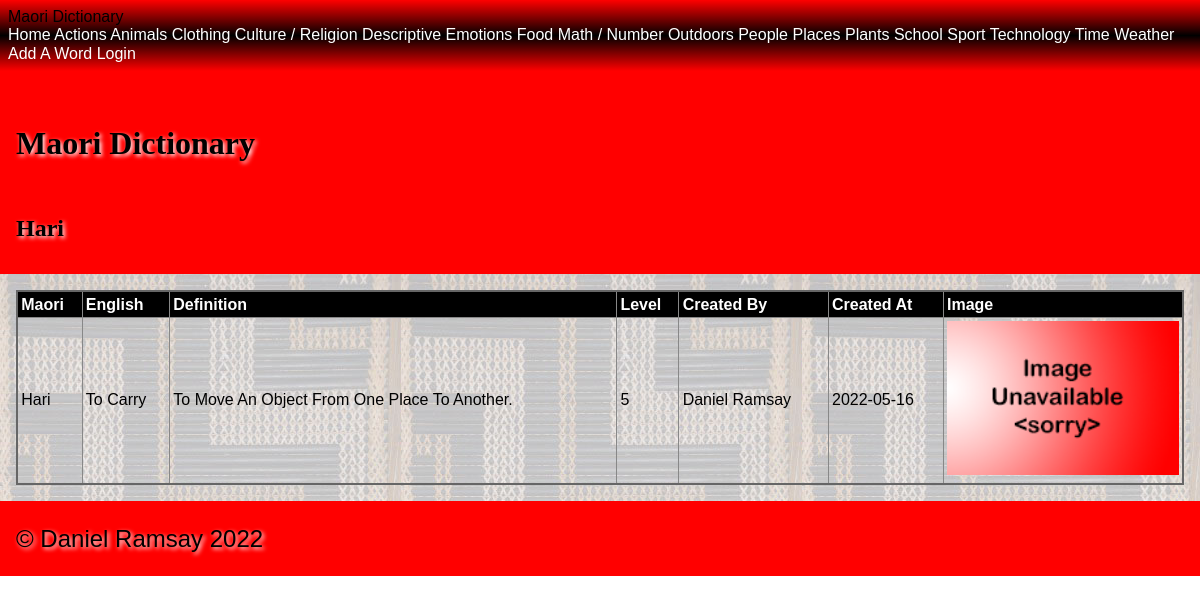
Page /category/actions/hari on the committed database.
### tables this page shows
CREATE TABLE "maori_words"
(
    id             integer      not null
        primary key autoincrement,
    english_name   varchar(60)  not null,
    created_by     integer      not null
        references people
            on update restrict on delete restrict,
    created_at     datetime     not null,
    maori_name     varchar(60)  not null,
    category       varchar(60)  not null,
    level          integer      not null,
    definition     varchar(200) not null,
    image_filename varchar(60)
);

CREATE TABLE "people"
(
    id         integer      not null
        primary key autoincrement,
    first_name varchar(60)  not null,
    last_name  varchar(60)  not null,
    type       varchar(30)  not null,
    email      varchar(120) not null,
    password   varchar(120) not null
);

### app.py (the view, shortened to what this page needs)
@app.route('/category/<category_name>/<maori_word>', methods=['GET', 'POST'])
def site_word(category_name, maori_word):
    category_name = category_name.replace("|", "/")
    query = "SELECT maori_name, english_name, definition, level, created_at, image_filename, maori_words.id, \
            people.first_name, people.last_name \
            FROM maori_words JOIN people ON maori_words.created_by = people.id \
            WHERE lower(maori_name) = ? and lower(category) = ?"
    con = create_connection(DATABASE)
    cur = con.cursor()
    cur.execute(query, (maori_word.lower(), category_name.lower()))
    maori_names = cur.fetchall()
    con.close()
    if request.method == 'POST' and request.form.get('submit') == "Delete Word":
        return redirect(f"/confirm_delete_word/{category_name.replace('/', '|')}/{maori_names[0][6]}")
    return render_template("word.html", logged_in=is_logged_in(), categories=get_categories(),
                           category_name=category_name, maori_names=maori_names, is_a_teacher=is_a_teacher(),
                           maori_word=maori_word)

### app.py (called while the page is built)
def create_connection(db_file):
    try:
        connection = sqlite3.connect(db_file)
        return connection
    except Error as e:
        print(e)
    return None

def is_logged_in():
    if session.get("email") is None:
        print("not logged in")
        return False
    else:
        print("logged in")
        return True

def is_a_teacher():
    if session.get("type") == 'teacher':
        print("is teacher")
        return True
    else:
        print("is not teacher")
        return False

def get_categories():
    query = 'SELECT distinct lower(category) FROM maori_words'
    con = create_connection(DATABASE)
    cur = con.cursor()
    cur.execute(query)
    category_list = cur.fetchall()
    con.close()
    return category_list

### templates/word.html (shortened to what this page needs)
{% extends 'base.html' %}
{% block pageheading %}
{{ maori_word.title() }}
{% endblock %}
{% block main %}
<table>
    <tr>
        <th>Maori</th>
        <th>English</th>
        <th>Definition</th>
        <th>Level</th>
        <th>Created By</th>
        <th>Created At</th>
        <th>Image</th>
    </tr>
    <tr>
        <td>{{ maori_names[0][0].title() }}</td>
        <td>{{ maori_names[0][1].title() }}</td>
        <td>{{ maori_names[0][2].title() }}</td>
        <td>{{ maori_names[0][3] }}</td>
        <td>{{ maori_names[0][7].title() }} {{ maori_names[0][8].title() }} </td>
        <td>{{ maori_names[0][4] }}</td>
        {% if maori_names[0][5] %}
            <td><img src='/static/images/{{ maori_names[0][5] }}'></td>
        {% else %}
            <td><img src='/static/images/noimage.png'></td>
        {% endif %}
    </tr>
</table>
{% endblock %}

### static/style.css (style rules this page uses)
* { font-family: Comfortaa, sans-serif; margin: 0; padding: 0; box-sizing: border-box; }
img { width: 100%; }
table { width: 100%; border: 2px solid #666; border-collapse: collapse; }
th, td { border: 1px solid #888; padding: 0.2rem; text-align: left; }
th { background-color: #000; color: #fff; }

### rows in the picture
maori_words: title "Hari", maori_name "Hari", english_name "To Carry", definition "To Move An Object From One Place To Another.", level "5", created_at "2022-05-16"
people: first_name "Daniel", last_name "Ramsay"

### other values in the picture
{{ category[0].title() }} "Actions" "Animals" "Clothing" "Culture / Religion" "Descriptive" "Emotions" "Food" "Math / Number" "Outdoors" "People" "Places" "Plants" "School" "Sport" "Technology" "Time" "Weather"
